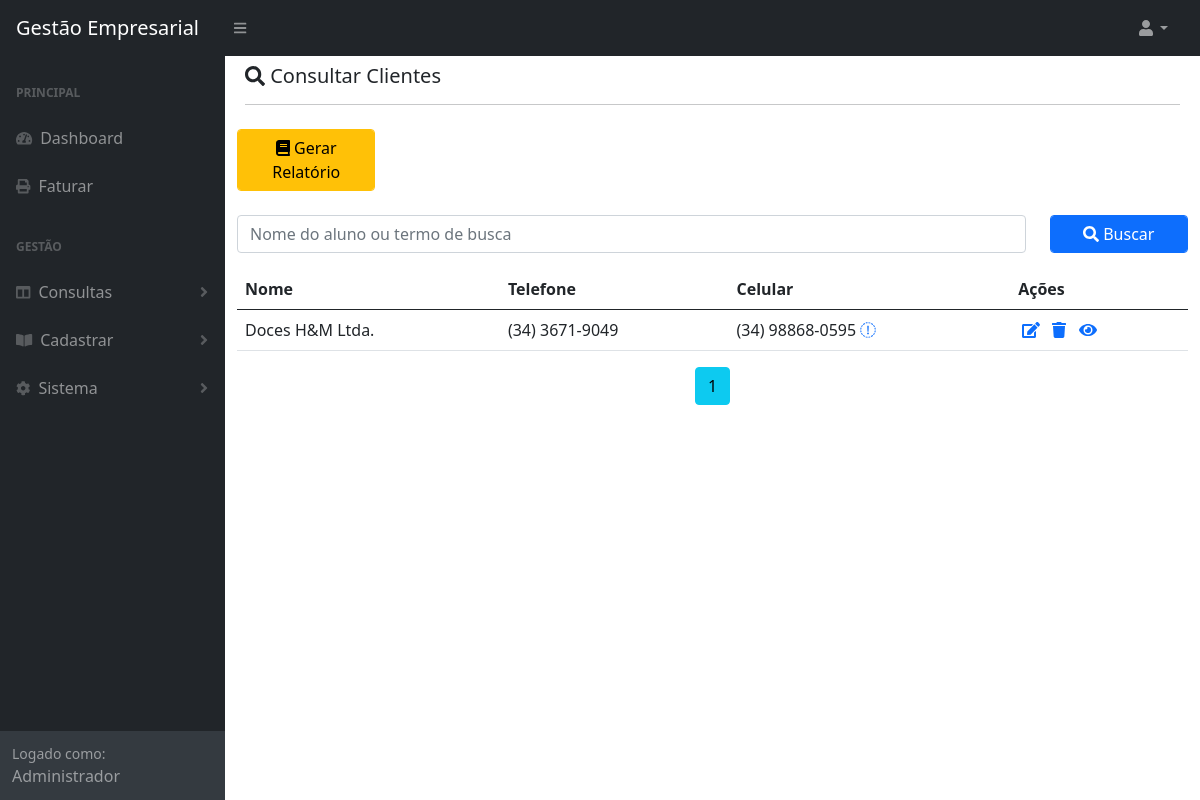
The page /index.php?pg=3 (signed in) on the database its author committed.
### tables this page shows
CREATE TABLE `clientes` (
  `id` int(10) NOT NULL,
  `nome` varchar(150) NOT NULL,
  `cnpjcpf` varchar(25) DEFAULT NULL,
  `telefone` varchar(13) DEFAULT NULL,
  `celular` varchar(14) DEFAULT NULL,
  `email` varchar(150) DEFAULT NULL,
  `p_juridica` tinyint(1) NOT NULL,
  `obs` text
);

### classes/database.php (called while the page is built, shortened)
<?php
if (!class_exists('BancoDeDados')) {
  class BancoDeDados
  {
    private $array_dados;
    public $pdo;
    public $banco;
    public function __construct()
    {
      try {
        $host = 'localhost';
        $usuario = 'root';
        $senha = '';
        $db = 'erpexata';
        $this->banco = $db;
        $this->pdo = new PDO("mysql:dbname=" . $db . ";host=" . $host, $usuario, $senha);
        $this->pdo->exec("set names utf8");
      } catch (PDOException $e) {
        echo '<div class="alert alert-danger"><b>Erro:</b> não foi possivel se conectar a ' . $this->banco . ' - <b>Detalhes:</b> ' . $e->getMessage() . '</div>';
      }
    }
    public function query($sql)
    {
      $query = $this->pdo->query($sql);
      $this->linhas = $query->rowCount();
      $this->array_dados = $query->fetchAll();
    }
    public function linhas()
    {
      return $this->linhas;
    }
    public function result()
    {
      return $this->array_dados;
    }
  }
}

### funcoes/funcoes.php (called while the page is built, shortened)
 <?php
    function formatar($mask,$string){
            return  vsprintf($mask, str_split($string));
    }
?>

### paginas/consultar_clientes.php (the view, shortened to what this page needs)
<?php
  $banco = new BancoDeDados;
  include_once("funcoes/funcoes.php");
  $banco->query("select * from clientes");
  $total = $banco->linhas();
  $registros = 10;
  $numPaginas = ceil($total/$registros);
?>
<div class="container-fluid">
<div class="row p-2">
  <div class="col-md-12 cor-txt-padrao">
    <h5><li class="fa fa-search"></li> Consultar Clientes</h5>
    <hr/>
  </div>
</div>
<form action="index.php?pg=3&action=listar-todos" method="post">
  <div class="row">
    <div class="col-md-2 mb-4">
      <button name="btnrelatorio" class="btn btn-warning form-control"><li class="fa fa-book"></li> Gerar Relatório</button>
    </div>
  </div>
</form>
<form action="index.php?pg=3&action=busca-nome" method="post">
  <div class="row mb-3">
    <div class="col-md-10">
      <div class="form-group">
        <input type="text" class="form-control" name="nome" placeholder="Nome do aluno ou termo de busca"/>
      </div>
    </div>
      <div class="col-md-2">
        <button class="btn btn-primary form-control"><li class="fa fa-search"></li> Buscar</button>
      </div>
  </div>
</form>
  <table id="exemple" class="table">
    <thead class="cor-txt-padrao">
      <th scope="col">Nome</th>
      <th scope="col">Telefone</th>
      <th scope="col">Celular</th>
      <th scope="col">Ações</th>
    </thead>
      <tbody>
        <tr>
          <?php
          $acao = $_GET["action"];
          if ($acao == '')
          {
            $banco->query("SELECT id, nome, telefone, celular FROM clientes ORDER BY id LIMIT 10");
          }
              $total = $banco->linhas();
              if ($total != 0)
              {
                foreach ($banco->result() as $dados)
                {
            ?>
                  <td><?php echo $dados['nome']; ?></td>
                  <td><?php echo @formatar('(%s%s) %s%s%s%s-%s%s%s%s', $dados['telefone']); ?></td>
                  <td><?php echo @formatar('(%s%s) %s%s%s%s%s-%s%s%s%s', $dados['celular']); ?>  <a alt="Abrir em Whatsapp Web" target="_blank" href="https://api.whatsapp.com/send?phone=55<?php echo $dados['celular']; ?>"><li class="fa fa-external-link"></li></a></td>
                  <td>
                    <a class="cor-warning p-1" href="index.php?pg=6&cliente=<?php echo $dados['id']; ?>"><li class="fa fa-edit"></li></a></button>
                    <a class="cor-danger p-1" href="index.php?pg=5&cliente=<?php echo $dados['id']; ?>"><li class="fa fa-trash"></li></button></a>
                    <a class="cor-info p-1" href="index.php?pg=4&cliente=<?php echo $dados['id']; ?>"><li class="fa fa-eye"></li></button></a>
                  </td>
                  </tr>
            <?php
                }
              }else
              {
                echo "Nada encontrado";
              }
          ?>
      </tbody>
    </table>
    <div class="mb-5 row" style="text-align: center;">
      <div class="col-md-12">
        <?php
          for($i = 1; $i < $numPaginas + 1; $i++)
          {
            echo "<a class='btn btn-info mb-1' href='index.php?pg=1&action=listar-todos&lista=$i'>".$i."</a> ";
          }
        ?>
      </div>
    </div>
  </div>

### rows shown on the page
clientes: nome "Doces H&M Ltda.", telefone "(34) 3671-9049", celular "(34) 98868-0595"
